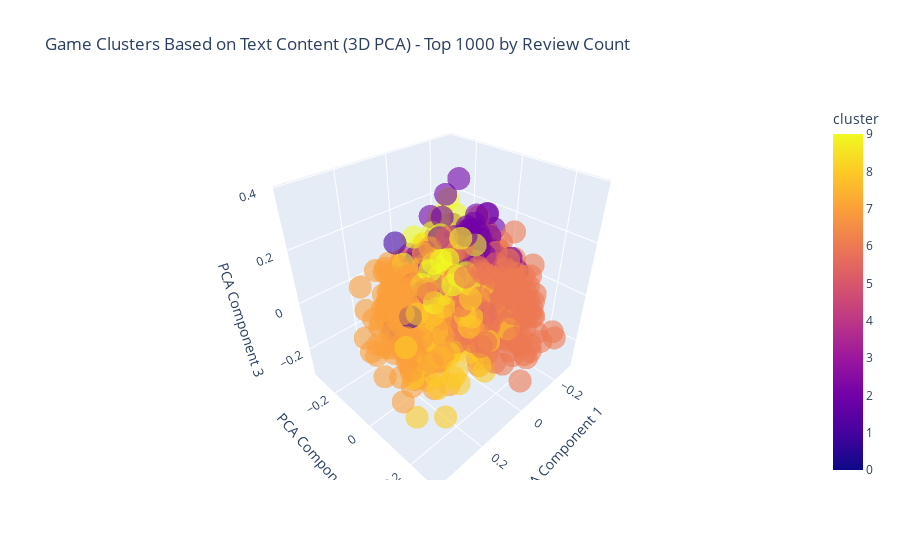

Source (notebook cell):
### Markdown cell above
### Clustering

### Code cell
from sklearn.feature_extraction.text import TfidfVectorizer
from sklearn.cluster import KMeans
from sklearn.decomposition import PCA
from sklearn.metrics import silhouette_score
import matplotlib.pyplot as plt
import pandas as pd
import plotly.express as px

texts = []
titles = []
for game in all_games:
    text = (game.get('about_this_game', '') + ' ' + 
            game.get('description', ''))
    texts.append(text)
    titles.append(game.get('title', 'Unknown'))

print(f"Prepared {len(texts)} text documents")

# Vectorize text
vectorizer = TfidfVectorizer(max_features=1000, stop_words='english')
X = vectorizer.fit_transform(texts)
print(f"Vectorized to shape: {X.shape}")

# Cluster
kmeans = KMeans(n_clusters=NUM_CLUSTERS, random_state=42, n_init=10)
clusters = kmeans.fit_predict(X)
print("Clustering completed")

# Calculate silhouette score
# Commented since it's slow to compute
# sil_score = silhouette_score(X, clusters)
# print(f"Silhouette Score: {sil_score:.3f}")

# Filter top 1000 games by review_count for visualization only
top_indices = sorted(range(len(all_games)), key=lambda i: all_games[i].get('review_count') or 0, reverse=True)[:1000]

pca = PCA(n_components=3, random_state=42)
X_pca = pca.fit_transform(X[top_indices].toarray())

df = pd.DataFrame({
    'x': X_pca[:, 0],
    'y': X_pca[:, 1],
    'z': X_pca[:, 2],
    'cluster': clusters[top_indices],
    'title': [titles[i] for i in top_indices]
})

fig = px.scatter_3d(df, x='x', y='y', z='z', color='cluster', 
                    hover_data=['title'], 
                    title='Game Clusters Based on Text Content (3D PCA) - Top 1000 by Review Count',
                    labels={'x': 'PCA Component 1', 'y': 'PCA Component 2', 'z': 'PCA Component 3'},
                    size_max=3, opacity=0.6)
from IPython.display import display
display(fig)

### Figure 1 — Plotly figure (JSON) as saved in the notebook; plotly's stock layout.template omitted (floating-point values rounded to 4 significant figures; data arrays with more than 128 entries replaced by an {"elided": "..."} marker saying what was removed)
{"data": [{"customdata": {"elided": "1000x1 str values"}, "hovertemplate": "PCA Component 1=%{x}<br>PCA Component 2=%{y}<br>PCA Component 3=%{z}<br>title=%{customdata[0]}<br>cluster=%{marker.color}<extra></extra>", "legendgroup": "", "marker": {"color": {"elided": "1000 int values"}, "coloraxis": "coloraxis", "opacity": 0.6, "symbol": "circle"}, "mode": "markers", "name": "", "scene": "scene", "showlegend": false, "type": "scatter3d", "x": {"elided": "1000 float values"}, "y": {"elided": "1000 float values"}, "z": {"elided": "1000 float values"}}], "layout": {"coloraxis": {"colorbar": {"title": {"text": "cluster"}}, "colorscale": [[0, "#0d0887"], [0.1111, "#46039f"], [0.2222, "#7201a8"], [0.3333, "#9c179e"], [0.4444, "#bd3786"], [0.5556, "#d8576b"], [0.6667, "#ed7953"], [0.7778, "#fb9f3a"], [0.8889, "#fdca26"], [1, "#f0f921"]]}, "legend": {"tracegroupgap": 0}, "scene": {"domain": {"x": [0, 1], "y": [0, 1]}, "xaxis": {"title": {"text": "PCA Component 1"}}, "yaxis": {"title": {"text": "PCA Component 2"}}, "zaxis": {"title": {"text": "PCA Component 3"}}}, "title": {"text": "Game Clusters Based on Text Content (3D PCA) - Top 1000 by Review Count"}}}
